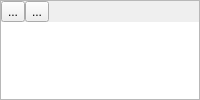
  <widget class="QDockWidget" name="statsDock">
   <property name="windowTitle">
    <string>Statistics</string>
   </property>
   <attribute name="dockWidgetArea">
    <number>2</number>
   </attribute>
   <widget class="QWidget" name="statsContents">
    <layout class="QHBoxLayout" name="horizontalLayout_7">
     <property name="leftMargin">
      <number>0</number>
     </property>
     <property name="topMargin">
      <number>0</number>
     </property>
     <property name="rightMargin">
      <number>0</number>
     </property>
     <property name="bottomMargin">
      <number>0</number>
     </property>
     <item>
      <widget class="QFrame" name="statsFrame">
       <property name="frameShape">
        <enum>QFrame::StyledPanel</enum>
       </property>
       <property name="frameShadow">
        <enum>QFrame::Raised</enum>
       </property>
       <layout class="QVBoxLayout" name="verticalLayout_3">
        <property name="spacing">
         <number>0</number>
        </property>
        <property name="leftMargin">
         <number>0</number>
        </property>
        <property name="topMargin">
         <number>0</number>
        </property>
        <property name="rightMargin">
         <number>0</number>
        </property>
        <property name="bottomMargin">
         <number>0</number>
        </property>
        <item>
         <widget class="QFrame" name="statsButtonFrame">
          <layout class="QHBoxLayout" name="horizontalLayout_8">
           <property name="spacing">
            <number>0</number>
           </property>
           <property name="leftMargin">
            <number>0</number>
           </property>
           <property name="topMargin">
            <number>0</number>
           </property>
           <property name="rightMargin">
            <number>0</number>
           </property>
           <property name="bottomMargin">
            <number>0</number>
           </property>
           <item>
            <widget class="QToolButton" name="toolButton">
             <property name="text">
              <string>...</string>
             </property>
             <property name="icon">
              <iconset resource="q4go.qrc">
               <normaloff>:/BoardWindow/images/boardwindow/bars.png</normaloff>:/BoardWindow/images/boardwindow/bars.png</iconset>
             </property>
            </widget>
           </item>
           <item>
            <widget class="QToolButton" name="toolButton_2">
             <property name="text">
              <string>...</string>
             </property>
             <property name="icon">
              <iconset resource="q4go.qrc">
               <normaloff>:/BoardWindow/images/boardwindow/lines.png</normaloff>:/BoardWindow/images/boardwindow/lines.png</iconset>
             </property>
            </widget>
           </item>
           <item>
            <spacer name="horizontalSpacer_2">
             <property name="orientation">
              <enum>Qt::Horizontal</enum>
             </property>
             <property name="sizeHint" stdset="0">
              <size>
               <width>1</width>
               <height>1</height>
              </size>
             </property>
            </spacer>
           </item>
          </layout>
         </widget>
        </item>
        <item>
         <widget class="SizeGraphicsView" name="statsView">
          <property name="minimumSize">
           <size>
            <width>150</width>
            <height>0</height>
           </size>
          </property>
          <property name="frameShape">
           <enum>QFrame::NoFrame</enum>
          </property>
          <property name="sizeAdjustPolicy">
           <enum>QAbstractScrollArea::AdjustToContents</enum>
          </property>
          <property name="backgroundBrush">
           <brush brushstyle="SolidPattern">
            <color alpha="255">
             <red>211</red>
             <green>215</green>
             <blue>207</blue>
            </color>
           </brush>
          </property>
          <property name="alignment">
           <set>Qt::AlignLeading|Qt::AlignLeft|Qt::AlignTop</set>
          </property>
         </widget>
        </item>
       </layout>
      </widget>
     </item>
    </layout>
   </widget>
  </widget>
